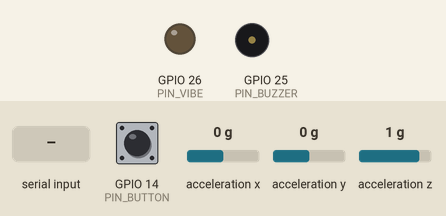
Bench run of a sketch on a simulated ESP32. On the bench: output pins drawn as LEDs (lit = HIGH), buzzer (waves = sounding). Wiring (inferred from the names in the program): MPU-6050 motion sensor at I2C address 0x68. Dashed ring = blinking. Inputs (shaded band) come from the test bench; at power-on: GPIO 14 (PIN_BUTTON) HIGH, acceleration x 0 g, acceleration y 0 g, acceleration z 1 g. What the sketch prints to the serial monitor is not drawn.

Above: at 1.5 s.
1.6 s: GPIO 14 (PIN_BUTTON) pulled LOW for 0.15 s
At 1.85 s:
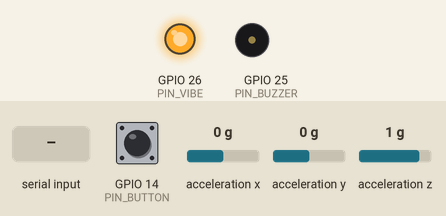
4.6 s: "b,45\n" received over Serial
At 7.5 s:
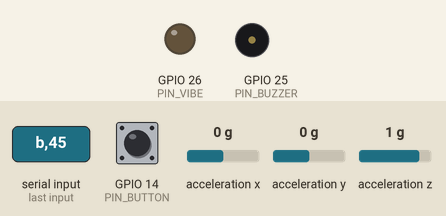
7.6 s: GPIO 14 (PIN_BUTTON) pulled LOW for 1 s
At 8.7 s:
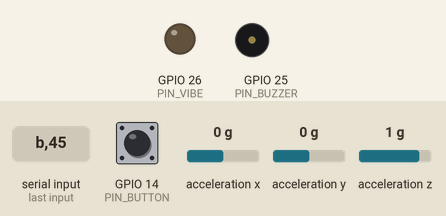
10.1 s: GPIO 14 (PIN_BUTTON) pulled LOW for 3.2 s
At 10.35 s:
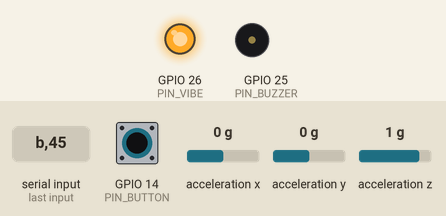
14.8 s: "z,45\n" received over Serial
At 17.7 s:
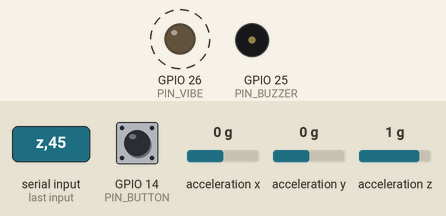
17.8 s: "s\n" received over Serial
At 18.3 s:
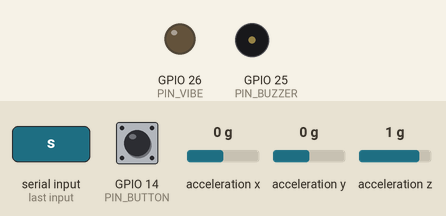
Timing chart, 0 to 20.3 s (numbered marks = the images above; inputs shaded):
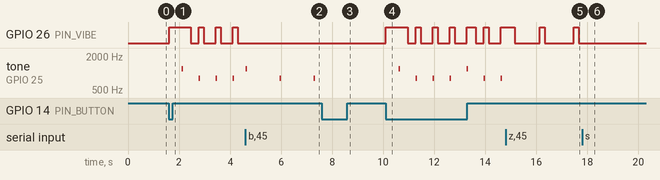

Measured:
- after the input at 1.6 s, GPIO 26 (PIN_VIBE): LOW → HIGH at once, → LOW 0.85 s later, → HIGH 0.31 s later, → LOW 0.20 s later, … (8 changes in this stretch); tone on GPIO 25 (PIN_BUZZER): silent → 1200 Hz after 0.51 s, then repeats every 0.67 s: silent 0.61 s, 800 Hz 0.06 s
- after the input at 4.6 s, GPIO 26 (PIN_VIBE): stops changing and stays LOW
- after the input at 7.6 s, tone on GPIO 25 (PIN_BUZZER): stays silent (without the input it goes to 800 Hz after 1.0 s)
- after the input at 14.8 s, tone on GPIO 25 (PIN_BUZZER): stops changing and stays silent
- after the input at 17.8 s, GPIO 26 (PIN_VIBE): stays LOW (without the input it goes to HIGH after 1.0 s)

The sketch:

firmware.ino
```cpp
// firmware.ino — 보행동결 자극 시스템
//
//   걷다가 발이 굳는 순간에만 박자를 들려주는 허리 벨트
//
// 상태 흐름
//   WALKING  걷는 중. 조용하다. 걸음 간격으로 케이던스를 계속 갱신한다
//   STOPPED  걸음이 끊겼다 (2단계 최소 목표는 여기서 바로 울린다)
//   FROZEN   동결 판정이 연속으로 나왔다. 자극을 준다 (3단계)
//            판정 = 움직임이 있고, 걸음 리듬이 무너졌거나 떨림이 강하다. config.h 참조
//   2단계는 걸음이 다시 잡히면, 3단계는 판정이 연속으로 풀리면 WALKING으로 돌아가고 소리가 멎는다
//
// 빌드 단계를 STAGE로 고른다. 발표 9번의 4단계와 같다.
//   STAGE 1  걸음만 센다 (시리얼로 확인)
//   STAGE 2  멈추면 울린다              ← 최소 목표
//   STAGE 3  동결만 골라낸다 (걸음 규칙성 + Freeze Index) · 택트스위치로 직접 켜고 끄기
//   STAGE 4  기록 화면 · WiFi
#define STAGE 3

#include <Wire.h>
#include "config.h"
#include "src/gait.h"
#include "src/freeze.h"
#include "src/cue.h"

constexpr uint8_t MPU_ADDR = 0x68;

GaitTracker     gait;
FreezeDetector  freeze;
CuePlayer       cue;

enum State { WALKING, STOPPED, FROZEN };
State state = WALKING;

// 샘플 주기는 MPU가 정한다(아래 loop의 DATA_RDY 참조). 여기서 타이머를 돌리지 않는다.
// SAMPLE_HZ는 '언제 읽을지'가 아니라 '대역 경계를 어디로 둘지' 계산에만 쓰인다.

// ─── MPU-6050 ────────────────────────────────────────
void mpuWrite(uint8_t reg, uint8_t val) {
  Wire.beginTransmission(MPU_ADDR);
  Wire.write(reg); Wire.write(val);
  Wire.endTransmission();
}

void mpuBegin() {
  // 절전 해제를 빼먹으면 MPU는 자고 있고 값이 전부 0이다. 가장 흔한 첫 실수다.
  mpuWrite(0x6B, 0x00);
  delay(100);
  // 순서 주의 — DLPF를 먼저 켜야 내부 출력이 1 kHz가 되고, 그 다음에야
  // SMPLRT_DIV가 1000/(1+DIV)로 동작한다. 반대로 하면 분주 기준이 8 kHz다.
  mpuWrite(0x1A, MPU_DLPF_CFG);     // DLPF ≈21 Hz. 샘플링 62.5 Hz의 나이퀴스트(31.25) 아래
  mpuWrite(0x19, MPU_SMPLRT_DIV);   // 1000/(1+15) = 62.5 Hz
  mpuWrite(0x1C, 0x00);   // 가속도 ±2 g. 보행 가속도는 대부분 여기 들어온다
  // 자이로는 쓰지 않는다. 동결 판정에 필요 없고 전류만 먹는다
  mpuWrite(0x6C, 0x07);   // 자이로 3축 standby
}

// 가속도 3축(g). 중력 성분은 뒤에서 각 모듈이 알아서 뺀다
// 크기만이 아니라 3축을 돌려주는 이유 — LOG_RAW로 원본을 남겨야 나중에 PC에서 다시 분석할 수 있다
bool readAccel(float& x, float& y, float& z) {
  Wire.beginTransmission(MPU_ADDR);
  Wire.write(0x3B);
  Wire.endTransmission(false);
  Wire.requestFrom((int)MPU_ADDR, 6, true);
  if (Wire.available() < 6) return false;
  int16_t ax = (Wire.read() << 8) | Wire.read();
  int16_t ay = (Wire.read() << 8) | Wire.read();
  int16_t az = (Wire.read() << 8) | Wire.read();
  const float LSB = 16384.0f;   // ±2 g
  x = ax / LSB; y = ay / LSB; z = az / LSB;
  return true;
}

// ─── 기록 ────────────────────────────────────────────
struct Event { uint32_t t_ms; int tempo; uint8_t manual; };
Event  events[MAX_EVENTS];
int    n_events = 0;

void logEvent(uint32_t t, int tempo, bool manual) {
  if (n_events >= MAX_EVENTS) {           // 넘치면 오래된 것부터 버린다
    for (int i = 0; i < MAX_EVENTS - 1; i++) events[i] = events[i + 1];
    n_events = MAX_EVENTS - 1;
  }
  events[n_events++] = { t, tempo, (uint8_t)manual };
}

// ─── 템포 기억 ───────────────────────────────────────
// 1초마다 케이던스를 적어 두고, 자극을 시작할 때 CUE_TEMPO_LOOKBACK_S초 전 값을 쓴다.
// 판정이 나올 무렵에는 떨림이 걸음으로 세어져 케이던스가 부풀어 있다 (config.h 참조).
int      cad_hist[CUE_TEMPO_LOOKBACK_S + 1] = {0};
uint32_t cad_hist_ms = 0;

void rememberCadence(uint32_t now) {
  if (now - cad_hist_ms < 1000) return;
  cad_hist_ms = now;
  for (int i = CUE_TEMPO_LOOKBACK_S; i > 0; i--) cad_hist[i] = cad_hist[i - 1];
  cad_hist[0] = gait.cadence();
}

int cadenceBeforeFreeze() { return cad_hist[CUE_TEMPO_LOOKBACK_S]; }

// 시험 소리가 끝날 시각. 0이면 시험 중이 아니다
uint32_t test_until_ms = 0;
// 자극을 낼지. 꺼 두면 판정과 버튼은 알리기만 하고 소리·진동은 내지 않는다.
// 웹 화면은 '기능 시험'에서 시작을 눌렀을 때만 켠다 — 기기 테스트나 기록 중에 흔들어서 울리지 않게.
// 기기를 다시 켜면 켜진 상태로 돌아온다 — 웹 없이 혼자 쓸 때는 바로 동작해야 한다
bool     cue_enabled = true;

// ─── 상태 전환 ───────────────────────────────────────
void enterCue(uint32_t now, bool manual, int cadence_bpm) {
  // 시험 소리가 울리는 중에 진짜 판정이 나면 시험을 접고 판정 쪽 템포로 다시 시작한다
  if (test_until_ms) { cue.stop(); test_until_ms = 0; }
  cue.start(cadence_bpm, now);
  logEvent(now, cue.tempo(), manual);
  Serial.printf("[CUE ] t=%lus tempo=%d%s\n",
                now / 1000, cue.tempo(), manual ? " (수동)" : "");
}

void leaveCue(uint32_t now) {
  if (cue.active()) {
    cue.stop();
    Serial.printf("[STOP] t=%lus\n", now / 1000);
  }
}

// ─── 웹 화면에서 오는 명령 ───────────────────────────
//   v,<0~100>   소리 크기(%)
//   b[,bpm]     시험 소리 2마디(8박). bpm을 주면 그 템포로, 없으면 지금 케이던스(모르면 기본값)
//   z[,bpm]     시험 진동 2마디(8박). 템포는 b와 같다
//   y           진동 2초 계속 — 배선 확인용. 판정 상태와 상관없이 바로 낸다
//   m,<0|1|2>   자극 방식 — 0 소리 · 1 진동 · 2 둘 다 (다시 켜면 기본값으로 돌아온다)
//   a,<0|1>     자극 켜기·끄기. 0이면 판정·버튼은 알리기만 한다 (다시 켜면 1로 돌아온다)
//   s           지금 나는 소리를 끈다 (판정·버튼·시험 소리 모두)
const char* modeName(int m) { return m == CUE_SOUND ? "소리" : m == CUE_VIBE ? "진동" : "둘 다"; }

void handleCommand(const char* s, uint32_t now) {
  if (s[0] == 'v' && s[1] == ',') {
    cue.setVolume(atoi(s + 2));
    Serial.printf("[VOL ] %d%%\n", cue.volume());
  } else if ((s[0] == 'b' || s[0] == 'z') && (s[1] == '\0' || s[1] == ',')) {
    // b = 시험 소리, z = 시험 진동. 설정된 방식과 상관없이 그것만 낸다
    if (state == FROZEN) { Serial.println("[TEST] 동결 판정 중이라 시험을 건너뛴다"); return; }
    int  bpm  = s[1] == ',' ? atoi(s + 2) : gait.cadence();   // 범위 밖이면 cue.start가 기본값으로 바꾼다
    bool vibe = s[0] == 'z';
    cue.stop();
    cue.start(bpm, now, vibe ? CUE_VIBE : CUE_SOUND);
    test_until_ms = now + 7 * (60000UL / cue.tempo()) + VIBE_DOWNBEAT_MS + 20;
    if (test_until_ms == 0) test_until_ms = 1;
    Serial.printf("[TEST] 시험 %s tempo=%d vol=%d%%\n", vibe ? "진동" : "소리", cue.tempo(), cue.volume());
  } else if (s[0] == 'y' && s[1] == '\0') {
    cue.vibrateFor(now, 2000);
    Serial.println("[TEST] 진동 2초");
  } else if (s[0] == 'm' && s[1] == ',') {
    cue.setMode(atoi(s + 2));
    Serial.printf("[MODE] %s\n", modeName(cue.mode()));
  } else if (s[0] == 's' && s[1] == '\0') {
    test_until_ms = 0;
    leaveCue(now);          // 동결 판정 중이면 상태는 남는다 — 판정이 풀리기 전에는 다시 켜지 않는다
  } else if (s[0] == 'a' && s[1] == ',') {
    cue_enabled = s[2] != '0';
    if (!cue_enabled) { test_until_ms = 0; leaveCue(now); }
    Serial.printf("[ARM ] 자극 %s\n", cue_enabled ? "켬" : "끔");
  }
}

void pollCommands(uint32_t now) {
  static char line[24];
  static int  n = 0;
  while (Serial.available()) {
    char c = (char)Serial.read();
    if (c == '\n' || c == '\r') {
      if (n) { line[n] = '\0'; handleCommand(line, now); n = 0; }
    } else if (n < (int)sizeof(line) - 1) {
      line[n++] = c;
    }
  }
  if (test_until_ms && (int32_t)(now - test_until_ms) >= 0) {
    cue.stop();
    test_until_ms = 0;
    Serial.println("[TEST] 끝");
  }
}

// ─── setup / loop ────────────────────────────────────
void setup() {
  Serial.begin(115200);
  delay(200);
  Wire.begin(PIN_SDA, PIN_SCL, 400000);
  pinMode(PIN_BUTTON, INPUT_PULLUP);

  mpuBegin();
  gait.begin();
  freeze.begin();
  cue.begin();

  Serial.printf("보행동결 자극 시스템 · STAGE %d · %.1f Hz\n", STAGE, SAMPLE_HZ);
  Serial.printf("[VOL ] %d%%\n", cue.volume());
  Serial.printf("[MODE] %s\n", modeName(cue.mode()));
  // W2에서 이 값을 실측으로 확인할 것 — 1분간 샘플 수 ÷ 60 이 62.5 ± 1% 여야 한다.
}

// 새 샘플이 준비됐는지 MPU에게 묻는다. INT_STATUS(0x3A) bit0 = DATA_RDY.
bool mpuReady() {
  Wire.beginTransmission(MPU_ADDR);
  Wire.write(0x3A);
  Wire.endTransmission(false);
  Wire.requestFrom((int)MPU_ADDR, 1, true);
  return Wire.available() && (Wire.read() & 0x01);
}

void loop() {
  // ★ 고정 주기로 읽지 않고 MPU가 '준비됐다'고 할 때만 읽는다.
  //
  // MPU는 자이로를 끄면 내부 RC 발진기로 도는데 오차가 ±1% 쯤 된다.
  // ESP32는 수정 발진기라 훨씬 정확하다. 고정 주기로 읽으면 둘이 서서히 어긋나
  // **같은 샘플을 두 번 읽거나 한 샘플을 건너뛴다.** 1% 차이면 약 1.6초마다 한 번씩이다.
  // FFT는 '일정 간격으로 찍힌 샘플'을 전제하므로 이게 그대로 오차가 된다.
  //
  // DATA_RDY를 보면 샘플 하나당 정확히 한 번 읽는다. 대신 루프가 MPU 속도에 끌려가는데,
  // 그게 맞다 — **대역 경계 계산에 들어가야 할 fs는 ESP32가 정한 값이 아니라 MPU가 내는 값**이다.
  // tools/bringup/03_mpu_rate 로 그 값을 재서 config.h 의 SAMPLE_HZ 에 넣는다.
  pollCommands(millis());   // 웹 화면의 소리 크기·시험 소리. 샘플을 기다리는 동안에도 받는다
  if (!mpuReady()) return;
  uint32_t now = millis();

  float ax, ay, az;
  // 읽기에 실패한 샘플은 버린다. 0을 넣으면 1 g짜리 가짜 충격이 걸음·동결 판정에 들어간다
  if (!readAccel(ax, ay, az)) return;
  float mag  = sqrtf(ax * ax + ay * ay + az * az);
  bool  step = gait.update(mag, now);

  if (LOG_RAW)
    Serial.printf("r,%lu,%.4f,%.4f,%.4f,%d,%d\n",
                  (unsigned long)now, ax, ay, az, step ? 1 : 0, gait.cadence());

#if STAGE >= 3
  bool judged = freeze.push(mag);
  rememberCadence(now);
#endif

#if STAGE == 1
  // ── 1단계: 걸음만 센다 ──
  static uint32_t count = 0;
  if (step) Serial.printf("step %lu  cadence=%d\n", ++count, gait.cadence());

#elif STAGE == 2
  // ── 2단계: 멈추면 울린다. 동결인지 아닌지는 아직 안 가린다 ──
  if (state == WALKING && gait.stopped(now)) {
    state = STOPPED;
    enterCue(now, false, gait.cadence());
  }
  if (state != WALKING && step) { leaveCue(now); state = WALKING; }

#else
  // ── 3단계 이상: 판정기만 본다 ──
  // 걸음은 보지 않는다. 떠는 동안에도 몸이 들썩여 걸음이 계속 세어지기 때문이다
  // (10/28 기록: 떨기 중 걸음이 끊긴 최장 시간 0.7~2.1초). 예전 구조처럼
  // '걸음이 2초 끊기면(STOPPED) 그때 FI를 본다'로 하면 그 기록들에서 한 번도 울리지 않았다.
  //
  // 소리가 안전장치(CUE_MAX_MS)로 멈춰도 상태는 FROZEN에 남는다.
  // 판정이 풀리기 전에는 다시 켜지 않는다 — 계속 울리는 기기가 되지 않게.
  if (judged) {
    if (state != FROZEN && freeze.isFrozen()) {
      state = FROZEN;                  // 자극이 꺼져 있어도 상태는 바뀐다 — 판정 줄로 웹이 본다
      if (cue_enabled) enterCue(now, false, cadenceBeforeFreeze());
    } else if (state == FROZEN && !freeze.isFrozen()) {
      leaveCue(now);
      state = WALKING;
    }
    if (LOG_RAW)
      Serial.printf("f,%lu,%.3f,%.3f,%.5f,%d,%d,%d\n", (unsigned long)now,
                    freeze.freezeIndex(), freeze.regularity(), freeze.lastPower(),
                    freeze.candidate() ? 1 : 0, freeze.isFrozen() ? 1 : 0, cue.active() ? 1 : 0);
  }
#endif

#if STAGE >= 3
  // 검출이 빗나갔을 때 사용자가 직접 요청하는 경로 — 누를 때마다 소리를 켜고 끈다.
  // 판정이 못 잡는 '완전히 굳는 동결'과, 걷기가 아닌 움직임에서 잘못 울린 소리를 사람이 바로잡는다.
  // 3단계부터 켠다 — 판정을 시험하는 동안에도 잘못 울린 소리를 끌 수 있어야 한다
  //
  // 접점은 누르고 뗄 때 잠깐 튄다. 같은 값이 3샘플(약 48 ms) 이어져야 바뀐 것으로 본다
  static bool    raw_prev = HIGH, stable = HIGH;
  static uint8_t same = 0;
  bool raw = digitalRead(PIN_BUTTON);
  same = (raw == raw_prev) ? (same < 3 ? same + 1 : same) : 0;
  raw_prev = raw;
  if (same >= 2 && raw != stable) {
    stable = raw;
    Serial.println(stable == LOW ? "[BTN ] 누름" : "[BTN ] 뗌");
    if (stable == LOW && cue_enabled) {
      if (cue.active()) leaveCue(now); else enterCue(now, true, cadenceBeforeFreeze());
    }
  }
#endif

  cue.update(now);
}
```

cue.cpp
```cpp
#include "cue.h"

static constexpr int LEDC_CH  = 0;
static constexpr int LEDC_RES = 10;          // 10비트. duty 0~1023

void CuePlayer::begin() {
  ledcSetup(LEDC_CH, 2000, LEDC_RES);
  ledcAttachPin(PIN_BUZZER, LEDC_CH);
  ledcWrite(LEDC_CH, 0);
  pinMode(PIN_VIBE, OUTPUT);
  vibOff();
}

void CuePlayer::start(int cadence_bpm, uint32_t now_ms, int mode) {
  if (active_) return;
  int bpm = cadence_bpm;
  // 직전 케이던스를 모르거나 사람이 낼 수 없는 값이면 기본값으로 간다.
  // 템포를 '올리려는' 것이 아니라 '맞추려는' 것이므로 임의로 높이지 않는다.
  if (bpm < CADENCE_MIN || bpm > CADENCE_MAX) bpm = CADENCE_FALLBACK;
  tempo_bpm_    = bpm;
  interval_ms_  = 60000UL / bpm;
  run_mode_     = mode < 0 ? mode_ : mode;
  started_ms_   = now_ms;
  next_beat_ms_ = now_ms;
  // '둘 다'는 진동을 먼저 주고 그 뒤에 박자를 시작한다 (발표 10번)
  if (run_mode_ == CUE_BOTH) {
    vibOn(now_ms, VIBE_LEAD_MS);
    next_beat_ms_ = now_ms + VIBE_LEAD_MS;
  }
  first_beat_ms_ = next_beat_ms_;
  beat_         = 0;
  active_       = true;
}

void CuePlayer::setVolume(int percent) {
  volume_ = percent < 0 ? 0 : percent > 100 ? 100 : percent;
}

void CuePlayer::setMode(int mode) {
  mode_ = (mode == CUE_SOUND || mode == CUE_VIBE) ? mode : CUE_BOTH;
}

void CuePlayer::stop() {
  beatOff();
  vibOff();
  active_ = false;
  beat_ = 0;
}

void CuePlayer::beatOn(uint32_t now_ms) {
  bool downbeat = (beat_ % BEATS_PER_BAR) == 0;
  if (run_mode_ != CUE_VIBE) {
    ledcWriteTone(LEDC_CH, downbeat ? TONE_DOWNBEAT_HZ : TONE_BEAT_HZ);
    // 소리 크기는 duty로 정한다. 512(50%)가 가장 크다
    int full = 512 * volume_ / 100;
    // 첫 박 직후 FADEIN_MS 동안은 duty를 올려 가며 작게 낸다
    uint32_t since = now_ms - first_beat_ms_;
    int duty = full;
    if (since < (uint32_t)FADEIN_MS) duty = (int)((uint32_t)full * since / FADEIN_MS) + (full < 40 ? full : 40);
    if (duty > full) duty = full;
    ledcWrite(LEDC_CH, duty);
    sounding_    = true;
    tone_off_ms_ = now_ms + TONE_LEN_MS;
  }
  if (run_mode_ != CUE_SOUND) vibOn(now_ms, downbeat ? VIBE_DOWNBEAT_MS : VIBE_BEAT_MS);
}

void CuePlayer::beatOff() {
  ledcWrite(LEDC_CH, 0);
  sounding_ = false;
}

void CuePlayer::vibOn(uint32_t now_ms, uint32_t len_ms) {
  digitalWrite(PIN_VIBE, VIBE_ACTIVE_HIGH ? HIGH : LOW);
  vibrating_  = true;
  vib_off_ms_ = now_ms + len_ms;
}

void CuePlayer::vibOff() {
  digitalWrite(PIN_VIBE, VIBE_ACTIVE_HIGH ? LOW : HIGH);
  vibrating_ = false;
}

void CuePlayer::update(uint32_t now_ms) {
  if (sounding_ && (int32_t)(now_ms - tone_off_ms_) >= 0) beatOff();
  if (vibrating_ && (int32_t)(now_ms - vib_off_ms_) >= 0) vibOff();
  if (!active_) return;

  // 안전장치 — 어떤 이유로든 상태가 풀리지 않으면 강제로 멈춘다.
  // 계속 울리는 기기가 되지 않게 하는 것이 이 프로젝트의 전부다.
  if (now_ms - started_ms_ > (uint32_t)CUE_MAX_MS) { stop(); return; }

  if ((int32_t)(now_ms - next_beat_ms_) >= 0) {
    beatOn(now_ms);
    beat_++;
    next_beat_ms_ += interval_ms_;
  }
}
```

cue.h
```cpp
// cue.h — 수동 부저와 진동 모터로 박자를 낸다
//
// 수동 부저는 능동 부저와 달리 전원만으로는 울지 않는다. 주파수를 실어 보내야 소리가 난다.
// 그래서 첫 박과 나머지 박의 음높이를 다르게 낼 수 있다 — 한 마디의 시작이 귀로 구분된다.
// 진동은 첫 박을 길게, 나머지를 짧게 떤다.
//
// 갑자기 울리면 놀라서 넘어질 수 있다는 지적이 있었다(발표 10번).
// 그래서 '둘 다'일 때는 진동을 먼저 주고 소리를 넣고, 첫 박 소리는 작게 시작해 키운다.
#pragma once
#include <Arduino.h>
#include "../config.h"

enum CueMode { CUE_SOUND = 0, CUE_VIBE = 1, CUE_BOTH = 2 };

class CuePlayer {
public:
  void begin();

  // 템포를 정해 자극을 시작한다. cadence_bpm이 범위 밖이면 기본값을 쓴다.
  // mode를 주면 이번 한 번만 그 방식으로 낸다 (시험 소리·시험 진동). 안 주면 설정된 방식
  void start(int cadence_bpm, uint32_t now_ms, int mode = -1);
  void stop();

  // 루프마다 호출. 박자 타이밍을 맞춘다.
  void update(uint32_t now_ms);

  bool active() const { return active_; }
  int  tempo()  const { return tempo_bpm_; }

  // 소리 크기 0~100%. 최대 duty를 줄여 작게 낸다. 0이면 소리 없이 상태만 돈다
  void setVolume(int percent);
  int  volume() const { return volume_; }

  // 진동만 ms 동안 쭉 낸다 — 배선을 확인하는 시험용. 박자와 상관없다
  void vibrateFor(uint32_t now_ms, uint32_t ms) { vibOn(now_ms, ms); }

  // 자극 방식 — CUE_SOUND · CUE_VIBE · CUE_BOTH
  void setMode(int mode);
  int  mode() const { return mode_; }

private:
  bool     active_ = false;
  int      tempo_bpm_ = 0;
  uint32_t interval_ms_ = 0;
  uint32_t started_ms_ = 0;
  uint32_t first_beat_ms_ = 0;  // 페이드인 기준. '둘 다'에서는 진동 뒤 첫 박이다
  uint32_t next_beat_ms_ = 0;
  uint32_t tone_off_ms_ = 0;
  uint32_t vib_off_ms_ = 0;
  int      beat_ = 0;          // 마디 안에서 몇 번째 박인지
  bool     sounding_ = false;
  bool     vibrating_ = false;
  int      volume_ = CUE_VOLUME_DEFAULT;
  int      mode_ = CUE_MODE_DEFAULT;
  int      run_mode_ = CUE_MODE_DEFAULT;   // 이번 자극에 쓰는 방식

  void beatOn(uint32_t now_ms);
  void beatOff();
  void vibOn(uint32_t now_ms, uint32_t len_ms);
  void vibOff();
};
```

freeze.h
```cpp
// freeze.h — 보행 동결을 검출한다
//
// 같은 4초 창에서 두 가지를 본다.
//
//   Freeze Index = 3~8 Hz 대역의 세기 ÷ 0.5~3 Hz 대역의 세기
//     정상 보행은 0.5~3 Hz에 힘이 실린다. 얼어붙으면 다리가 빠르게 떨려 3~8 Hz로 옮겨간다.
//     크기 자체가 아니라 '비율'로 보는 이유는 떨림의 절대 크기가 사람마다, 걷는 속도마다
//     다르기 때문이다. 비율은 그 차이에 덜 흔들린다.
//
//   걸음 규칙성 = 흔들림이 한 걸음 간격으로 되풀이되는 정도 (0~1)
//     걸을 때는 매 걸음이 거의 같은 모양으로 반복된다. 떨림이 3~8 Hz에 실리지 않아도
//     걷는 리듬이 무너지면 이 값이 떨어진다. FI가 놓친 흉내를 이걸로 잡았다 (config.h 참조).
#pragma once
#include <Arduino.h>
#include "../config.h"

class FreezeDetector {
public:
  void begin();

  // 샘플 하나를 버퍼에 넣는다. FFT_HOP마다 한 번 판정이 돌아간다.
  // 판정이 일어난 호출에서만 true를 돌려준다.
  bool push(float magnitude);

  float freezeIndex() const { return fi_; }
  float regularity()  const { return reg_; }
  float lastPower()   const { return total_power_; }
  bool  candidate()   const { return candidate_; }   // 이번 창 하나만 본 판정
  bool  isFrozen()    const { return frozen_; }      // 연속 조건까지 거친 판정

  void reset();

private:
  float    buf_[FFT_N];        // 링버퍼
  int      head_ = 0;
  int      filled_ = 0;
  int      since_hop_ = 0;

  float    fi_ = 0;
  float    reg_ = 0;
  float    total_power_ = 0;
  bool     candidate_ = false;
  int      hold_ = 0;          // 후보가 연속으로 나온 횟수
  int      release_ = 0;       // 동결 중에 후보가 아닌 창이 연속으로 나온 횟수
  bool     frozen_ = false;

  float    window_[FFT_N];     // Hanning. 미리 만들어 둔다
  float    win_norm_ = 1.0f;   // 창함수가 깎은 파워를 되돌리는 계수 (begin에서 계산)
  float    seq_[FFT_N];        // 시간 순서로 편 창, 평균을 뺀 것. 규칙성은 창함수 없이 본다
  float    re_[FFT_N], im_[FFT_N];

  void  compute();
  void  fft();
  float bandPower(float lo_hz, float hi_hz) const;
  float stepRegularity() const;
};
```

gait.h
```cpp
// gait.h — 걸음 검출과 케이던스 추정
// 가속도 크기에서 걸음이 찍히는 순간을 찾고, 직전 걸음 간격으로 템포를 계산한다.
#pragma once
#include <Arduino.h>
#include "../config.h"

class GaitTracker {
public:
  void begin();

  // 샘플 하나를 넣는다. 걸음이 검출되면 true.
  bool update(float magnitude, uint32_t now_ms);

  // 걸음/분. 아직 모르면 0.
  int  cadence() const { return cadence_bpm_; }

  // 마지막 걸음 이후 흐른 시간
  uint32_t sinceLastStep(uint32_t now_ms) const {
    return last_step_ms_ ? now_ms - last_step_ms_ : 0;
  }

  // 걸음이 끊겼는가 — 2단계(멈추면 울린다)의 판정 기준
  bool stopped(uint32_t now_ms) const {
    return last_step_ms_ && (now_ms - last_step_ms_) > STEP_TIMEOUT_MS;
  }

  void reset();

private:
  // 0.5~3 Hz 대역통과를 2차 IIR 두 단으로 근사한다.
  // 고역통과로 중력과 체간 흔들림을 걷어내고, 저역통과로 충격 잡음을 깎는다.
  struct Biquad {
    float b0, b1, b2, a1, a2;
    float x1 = 0, x2 = 0, y1 = 0, y2 = 0;
    float run(float x) {
      float y = b0 * x + b1 * x1 + b2 * x2 - a1 * y1 - a2 * y2;
      x2 = x1; x1 = x; y2 = y1; y1 = y;
      return y;
    }
    void clear() { x1 = x2 = y1 = y2 = 0; }
  };
  Biquad hp_, lp_;

  float    prev_ = 0, prev2_ = 0;   // 피크 판정용 직전 두 샘플
  uint32_t last_step_ms_ = 0;
  uint32_t intervals_[CADENCE_WINDOW] = {0};
  int      n_intervals_ = 0;
  int      cadence_bpm_ = 0;

  // 적응형 임계 — 사람마다, 착용 상태마다 가속도 크기가 다르다.
  // 고정 임계를 쓰면 누구에게는 안 잡히고 누구에게는 과하게 잡힌다.
  float    env_ = 0;

  void pushInterval(uint32_t dt_ms);
};
```

Source omitted: freeze.cpp (4752 bytes), gait.cpp (2823 bytes), config.h (6470 bytes)
